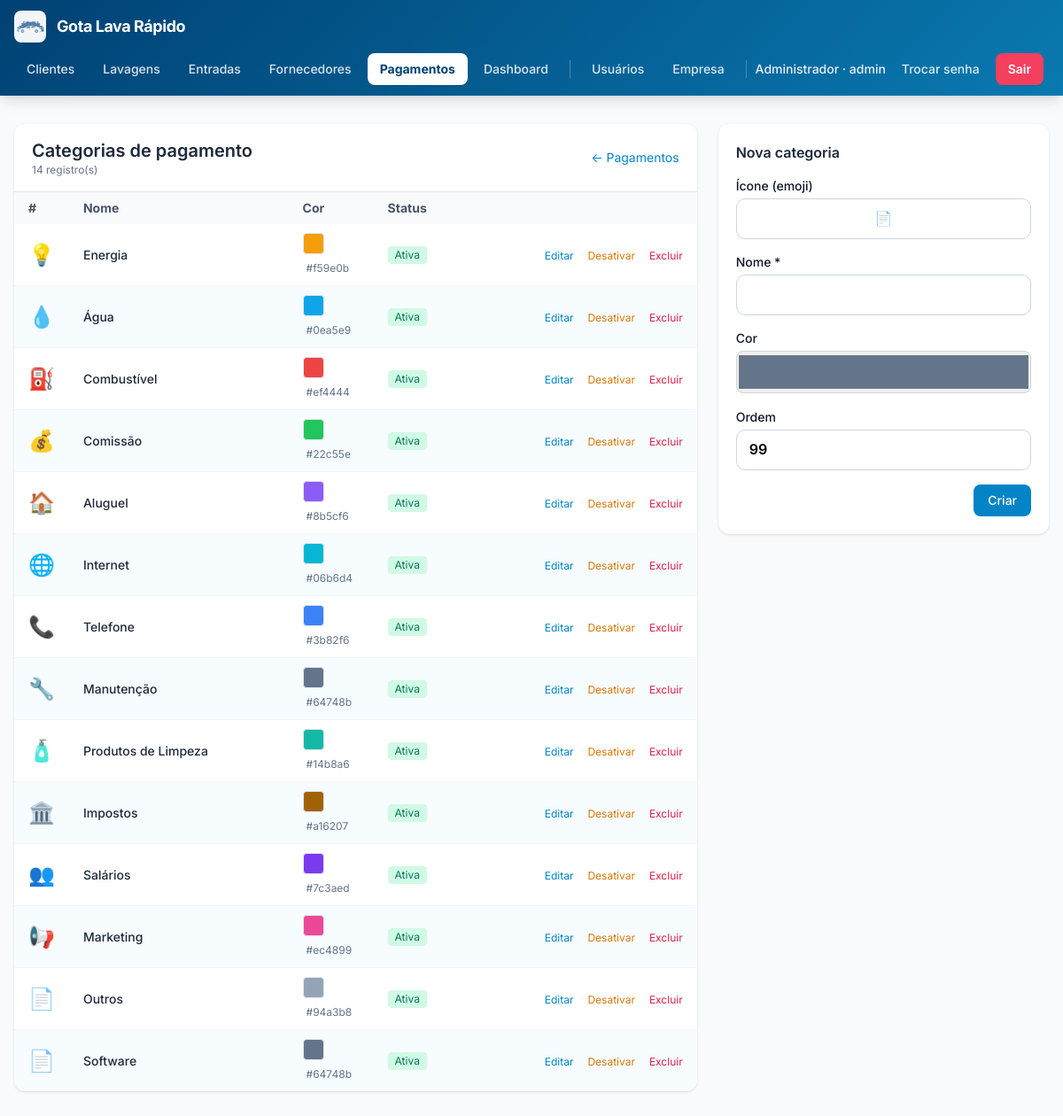
The app's page /categorias_pagamento.php (signed in) with its own data.
### tables this page shows
CREATE TABLE empresa (
                id INTEGER PRIMARY KEY CHECK (id = 1),
                razao_social  TEXT NOT NULL DEFAULT '',
                nome_fantasia TEXT NOT NULL DEFAULT '',
                cnpj          TEXT NOT NULL DEFAULT '',
                inscricao_estadual TEXT NOT NULL DEFAULT '',
                email         TEXT NOT NULL DEFAULT '',
                telefone      TEXT NOT NULL DEFAULT '',
                celular       TEXT NOT NULL DEFAULT '',
                cep           TEXT NOT NULL DEFAULT '',
                endereco      TEXT NOT NULL DEFAULT '',
                numero        TEXT NOT NULL DEFAULT '',
                complemento   TEXT NOT NULL DEFAULT '',
                bairro        TEXT NOT NULL DEFAULT '',
                cidade        TEXT NOT NULL DEFAULT '',
                uf            TEXT NOT NULL DEFAULT '',
                logo_path     TEXT NOT NULL DEFAULT '',
                atualizado_em TEXT NOT NULL DEFAULT (datetime('now','localtime'))
            );

CREATE TABLE usuarios (
        id INTEGER PRIMARY KEY AUTOINCREMENT,
        email TEXT NOT NULL UNIQUE,
        senha_hash TEXT NOT NULL,
        is_admin INTEGER NOT NULL DEFAULT 0,
        precisa_trocar_senha INTEGER NOT NULL DEFAULT 1,
        ativo INTEGER NOT NULL DEFAULT 1,
        criado_em TEXT NOT NULL DEFAULT (datetime('now','localtime'))
    , nome TEXT NOT NULL DEFAULT '', cpf TEXT NOT NULL DEFAULT '', celular TEXT NOT NULL DEFAULT '');

CREATE TABLE categorias_pagamento (
            id INTEGER PRIMARY KEY AUTOINCREMENT,
            nome TEXT NOT NULL UNIQUE,
            cor TEXT NOT NULL DEFAULT '#64748b',
            icone TEXT NOT NULL DEFAULT '📄',
            ativo INTEGER NOT NULL DEFAULT 1,
            ordem INTEGER NOT NULL DEFAULT 0,
            criado_em TEXT NOT NULL DEFAULT (datetime('now','localtime'))
        );

### config.php (called while the page is built, shortened)
<?php
function db(): PDO {
    static $pdo = null;
    if ($pdo === null) {
        $pdo = new PDO('sqlite:' . DB_PATH, null, null, [
            PDO::ATTR_ERRMODE            => PDO::ERRMODE_EXCEPTION,
            PDO::ATTR_DEFAULT_FETCH_MODE => PDO::FETCH_ASSOC,
        ]);
        $pdo->exec('PRAGMA foreign_keys = ON');
        $pdo->exec('PRAGMA journal_mode = WAL');
    }
    return $pdo;
}
require_once APP_ROOT . '/functions.php';

### functions.php (called while the page is built, shortened)
<?php
function e(?string $s): string {
    return htmlspecialchars((string)$s, ENT_QUOTES, 'UTF-8');
}
function usuario_logado(): ?array {
    $stmt = db()->prepare('SELECT id, email, is_admin, precisa_trocar_senha, ativo FROM usuarios WHERE id = ?');
    $stmt->execute([$_SESSION['usuario_id']]);
    $u = $stmt->fetch();
    return $u;
}
function empresa(): array {
    static $cache = null;
    if ($cache !== null) return $cache;
    $pdo = db();
    $existe = $pdo->query(
        "SELECT name FROM sqlite_master WHERE type='table' AND name='empresa'"
    )->fetchColumn();
    if (!$existe) {
        $pdo->exec("
            CREATE TABLE empresa (
                id INTEGER PRIMARY KEY CHECK (id = 1),
                razao_social  TEXT NOT NULL DEFAULT '',
                nome_fantasia TEXT NOT NULL DEFAULT '',
                cnpj          TEXT NOT NULL DEFAULT '',
                inscricao_estadual TEXT NOT NULL DEFAULT '',
                email         TEXT NOT NULL DEFAULT '',
                telefone      TEXT NOT NULL DEFAULT '',
                celular       TEXT NOT NULL DEFAULT '',
                cep           TEXT NOT NULL DEFAULT '',
                endereco      TEXT NOT NULL DEFAULT '',
                numero        TEXT NOT NULL DEFAULT '',
                complemento   TEXT NOT NULL DEFAULT '',
                bairro        TEXT NOT NULL DEFAULT '',
                cidade        TEXT NOT NULL DEFAULT '',
                uf            TEXT NOT NULL DEFAULT '',
                logo_path     TEXT NOT NULL DEFAULT '',
                atualizado_em TEXT NOT NULL DEFAULT (datetime('now','localtime'))
            )
        ");
        $pdo->exec("INSERT INTO empresa (id) VALUES (1)");
    } else {
        $pdo->exec("INSERT OR IGNORE INTO empresa (id) VALUES (1)");
    }
    $cache = $pdo->query('SELECT * FROM empresa WHERE id = 1')->fetch() ?: [];
    return $cache;
}
function empresa_logo_url(): ?string {
    $e = empresa();
    $abs = APP_ROOT . '/' . $e['logo_path'];
    return $e['logo_path'] . '?v=' . filemtime($abs);
}
function ensure_pagamentos(): void {
    static $ok = false;
    if ($ok) return;
    $ok = true;
}
function listar_categorias_pagamento(bool $somenteAtivas = false): array {
    $sql = 'SELECT * FROM categorias_pagamento';
    $sql .= ' ORDER BY ativo DESC, ordem, nome COLLATE NOCASE';
    return db()->query($sql)->fetchAll();
}

### categorias_pagamento.php (the view, shortened to what this page needs)
<?php
require_once __DIR__ . '/config.php';
require __DIR__ . '/header.php';
$categorias = listar_categorias_pagamento();
?>
<div class="grid gap-6 lg:grid-cols-3">
  <div class="lg:col-span-2 bg-white rounded-xl shadow overflow-hidden">
    <div class="px-5 py-4 border-b border-slate-200 flex items-center justify-between">
      <div>
        <h1 class="text-xl font-semibold">Categorias de pagamento</h1>
        <p class="text-xs text-slate-500"><?= count($categorias) ?> registro(s)</p>
      </div>
      <a href="pagamentos.php" class="text-sm text-sky-600 hover:underline">← Pagamentos</a>
    </div>
    <table class="min-w-full text-sm">
      <thead class="bg-slate-50 text-slate-600">
        <tr>
          <th class="text-left px-4 py-2 w-12">#</th>
          <th class="text-left px-4 py-2">Nome</th>
          <th class="text-left px-4 py-2 w-24">Cor</th>
          <th class="text-left px-4 py-2 w-24">Status</th>
          <th class="px-4 py-2"></th>
        </tr>
      </thead>
      <tbody class="divide-y divide-slate-100">
      <?php foreach ($categorias as $c): ?>
        <tr class="hover:bg-slate-50">
          <td class="px-4 py-2.5 text-2xl"><?= e($c['icone']) ?></td>
          <td class="px-4 py-2.5 font-medium"><?= e($c['nome']) ?></td>
          <td class="px-4 py-2.5">
            <span class="inline-block w-6 h-6 rounded border border-slate-200"
                  style="background: <?= e($c['cor']) ?>"></span>
            <span class="text-xs text-slate-500 ml-1"><?= e($c['cor']) ?></span>
          </td>
          <td class="px-4 py-2.5">
            <?php if ($c['ativo']): ?>
              <span class="inline-block text-xs px-2 py-0.5 rounded bg-emerald-100 text-emerald-700">Ativa</span>
            <?php else: ?>
              <span class="inline-block text-xs px-2 py-0.5 rounded bg-slate-200 text-slate-700">Inativa</span>
            <?php endif; ?>
          </td>
          <td class="px-4 py-2.5 text-right whitespace-nowrap">
            <a href="categorias_pagamento.php?edit=<?= (int)$c['id'] ?>#form"
               class="text-sky-600 hover:underline text-xs mr-3">Editar</a>
            <form method="post" class="inline">
              <button class="text-xs <?= $c['ativo'] ? 'text-amber-600' : 'text-emerald-600' ?> hover:underline mr-3">
                <?= $c['ativo'] ? 'Desativar' : 'Ativar' ?>
              </button>
            </form>
            <form method="post" class="inline"
                  onsubmit="return confirm('Excluir a categoria <?= e(addslashes($c['nome'])) ?>?');">
              <button class="text-rose-600 hover:underline text-xs">Excluir</button>
            </form>
          </td>
        </tr>
      <?php endforeach; ?>
      </tbody>
    </table>
  </div>
  <?php
    $editando = null;
  ?>
  <div class="bg-white rounded-xl shadow p-5 h-fit" id="form">
    <h2 class="font-semibold mb-4"><?= $editando ? 'Editar categoria' : 'Nova categoria' ?></h2>
    <form method="post" class="space-y-4">
      <div>
        <label class="block text-sm font-medium mb-1">Ícone (emoji)</label>
        <input name="icone" maxlength="4" value="<?= e($editando['icone'] ?? '📄') ?>"
               class="w-20 text-center text-2xl rounded-lg border border-slate-300 px-3 py-2 focus:outline-none focus:ring-2 focus:ring-sky-500">
      </div>
      <div>
        <label class="block text-sm font-medium mb-1">Nome *</label>
        <input name="nome" required maxlength="60" value="<?= e($editando['nome'] ?? '') ?>"
               class="w-full rounded-lg border border-slate-300 px-3 py-2.5 focus:outline-none focus:ring-2 focus:ring-sky-500">
      </div>
      <div>
        <label class="block text-sm font-medium mb-1">Cor</label>
        <input type="color" name="cor" value="<?= e($editando['cor'] ?? '#64748b') ?>"
               class="w-full h-12 rounded-lg border border-slate-300 cursor-pointer">
      </div>
      <div>
        <label class="block text-sm font-medium mb-1">Ordem</label>
        <input type="number" name="ordem" min="0" max="9999" value="<?= (int)($editando['ordem'] ?? 99) ?>"
               class="w-full rounded-lg border border-slate-300 px-3 py-2.5 focus:outline-none focus:ring-2 focus:ring-sky-500">
      </div>
      <div class="flex justify-end gap-2">
        <button class="px-4 py-2 rounded-lg bg-sky-600 hover:bg-sky-500 text-white text-sm font-medium">
          <?= $editando ? 'Salvar' : 'Criar' ?>
        </button>
      </div>
    </form>
  </div>
</div>
<?php require __DIR__ . '/footer.php'; ?>

### header.php (shortened to what this page needs)
<?php
$u      = usuario_logado();
$__emp  = [];
$__logo = null;
try {
    $__emp  = empresa();
    $__logo = empresa_logo_url();
} catch (Throwable $e) {
    $__emp = []; $__logo = null;
}
$__nome = $__emp['nome_fantasia'] ?? '';
$nomeTopo = '';
$atual    = basename($_SERVER['PHP_SELF'] ?? '');
if ($u) {
    $nomeTopo = $u['email'];
    try {
        $st = db()->prepare('SELECT nome FROM usuarios WHERE id = ?');
        $st->execute([(int)$_SESSION['usuario_id']]);
        $n = $st->fetchColumn();
        if ($n) $nomeTopo = $n;
    } catch (Throwable $e) { }
}
function menu_cls(string $href, array $arquivos, string $atual): string {
    $ativo = ($atual === $href) || in_array($atual, $arquivos, true);
    return $ativo
        ? 'px-3.5 py-2 rounded-lg bg-white text-brand-700 font-bold shadow-sm'
        : 'px-3.5 py-2 rounded-lg text-white/85 hover:text-white hover:bg-white/15 transition font-medium';
}
?>
<!DOCTYPE html>
<html lang="pt-BR" class="h-full">
<head>
<script src="https://cdn.tailwindcss.com"></script>
</head>
<body class="h-full bg-slate-50 text-slate-800 antialiased">
<?php if ($u): ?>
<nav class="sticky top-0 z-40 text-white shadow-lg"
     style="background: linear-gradient(135deg, #004173 0%, #0979b0 100%);">
  <div class="max-w-7xl mx-auto px-4 py-3 flex flex-wrap items-center justify-between gap-3">
    <a href="dashboard.php" class="flex items-center gap-3 font-bold tracking-tight text-lg">
      <?php if ($__logo): ?>
        <img src="<?= e($__logo) ?>" alt="Logo"
             class="h-9 w-9 object-contain bg-white/95 rounded-lg p-0.5 shadow-sm">
      <?php endif; ?>
      <span><?= e($__nome) ?></span>
    </a>
    <div class="flex items-center gap-1 text-sm flex-wrap">
      <a href="clientes.php"     class="<?= menu_cls('clientes.php',     ['cliente_form.php'], $atual) ?>">Clientes</a>
      <a href="lavagens.php"     class="<?= menu_cls('lavagens.php',     ['lavagem_form.php'], $atual) ?>">Lavagens</a>
      <a href="entradas.php"     class="<?= menu_cls('entradas.php',     ['entrada_lavagem.php'], $atual) ?>">Entradas</a>
      <a href="fornecedores.php" class="<?= menu_cls('fornecedores.php', ['fornecedor_form.php'], $atual) ?>">Fornecedores</a>
      <a href="pagamentos.php"   class="<?= menu_cls('pagamentos.php',   [
            'pagamento_form.php', 'dashboard_pagamentos.php',
            'relatorio_pagamentos.php', 'categorias_pagamento.php',
         ], $atual) ?>">Pagamentos</a>
      <a href="dashboard_operacional.php" class="<?= menu_cls('dashboard_operacional.php', [], $atual) ?>">Dashboard</a>
      <?php if ($u['is_admin']): ?>
        <a href="usuarios.php" class="<?= menu_cls('usuarios.php', ['usuario_form.php','usuario_senha_gerada.php'], $atual) ?>">Usuários</a>
        <a href="empresa.php"  class="<?= menu_cls('empresa.php',  [], $atual) ?>">Empresa</a>
      <?php endif; ?>
      <span class="hidden md:inline text-white/90 font-medium">
        <?= e($nomeTopo) ?><?= $u['is_admin'] ? ' · admin' : '' ?>
      </span>
      <a href="trocar_senha.php" class="px-3.5 py-2 rounded-lg text-white/85 hover:text-white hover:bg-white/15 transition font-medium">Trocar senha</a>
      <a href="logout.php"       class="px-3.5 py-2 rounded-lg bg-rose-500 hover:bg-rose-600 text-white font-semibold transition shadow-sm">Sair</a>
    </div>
  </div>
</nav>
<?php endif; ?>
<main class="max-w-7xl mx-auto px-4 py-6 sm:py-8">

### header.php (style rules this page uses)
:root { --brand-700: #004173; --brand-500: #0979b0; --brand-400: #0cb7f2; --brand-200: #7cdaf9; --brand-100: #b6ffff; }
html, body { font-family: 'Inter', ui-sans-serif, system-ui, -apple-system, sans-serif; }
input:not([type="checkbox"]):not([type="radio"]):not([type="color"]):not([type="file"]):not([type="submit"]):not([type="button"]):not([type="hidden"]), select, textarea { font-size: 1rem; font-weight: 600; color: #000000; background-color: #ffffff; border: 1.5px solid #cbd5e1; border-radius: 0.625rem; padding: 0.7rem 0.875rem; transition: border-color .15s, box-shadow .15s, background-color .15s; width: 100%; line-height: 1.35; }
label { font-weight: 600; color: #0f172a; }
tbody > tr:nth-child(even) { background-color: rgba(240, 251, 255, 0.6); }

### records on screen
empresa: logo_path (picture), nome_fantasia "Gota Lava Rápido"
usuarios: nome "Administrador"
categorias_pagamento: icone "💡", nome "Energia", cor "#f59e0b", ativo "Ativa"
categorias_pagamento: icone "💧", nome "Água", cor "#0ea5e9", ativo "Ativa"
categorias_pagamento: icone "⛽", nome "Combustível", cor "#ef4444", ativo "Ativa"
categorias_pagamento: icone "💰", nome "Comissão", cor "#22c55e", ativo "Ativa"
categorias_pagamento: icone "🏠", nome "Aluguel", cor "#8b5cf6", ativo "Ativa"
categorias_pagamento: icone "🌐", nome "Internet", cor "#06b6d4", ativo "Ativa"
categorias_pagamento: icone "📞", nome "Telefone", cor "#3b82f6", ativo "Ativa"
categorias_pagamento: icone "🔧", nome "Manutenção", cor "#64748b", ativo "Ativa"
categorias_pagamento: icone "🧴", nome "Produtos de Limpeza", cor "#14b8a6", ativo "Ativa"
categorias_pagamento: icone "🏛️", nome "Impostos", cor "#a16207", ativo "Ativa"
categorias_pagamento: icone "👥", nome "Salários", cor "#7c3aed", ativo "Ativa"
categorias_pagamento: icone "📢", nome "Marketing", cor "#ec4899", ativo "Ativa"
categorias_pagamento: icone "📄", nome "Outros", cor "#94a3b8", ativo "Ativa"
categorias_pagamento: icone "📄", nome "Software", cor "#64748b", ativo "Ativa"

### other values on screen
count($categorias) "14"
